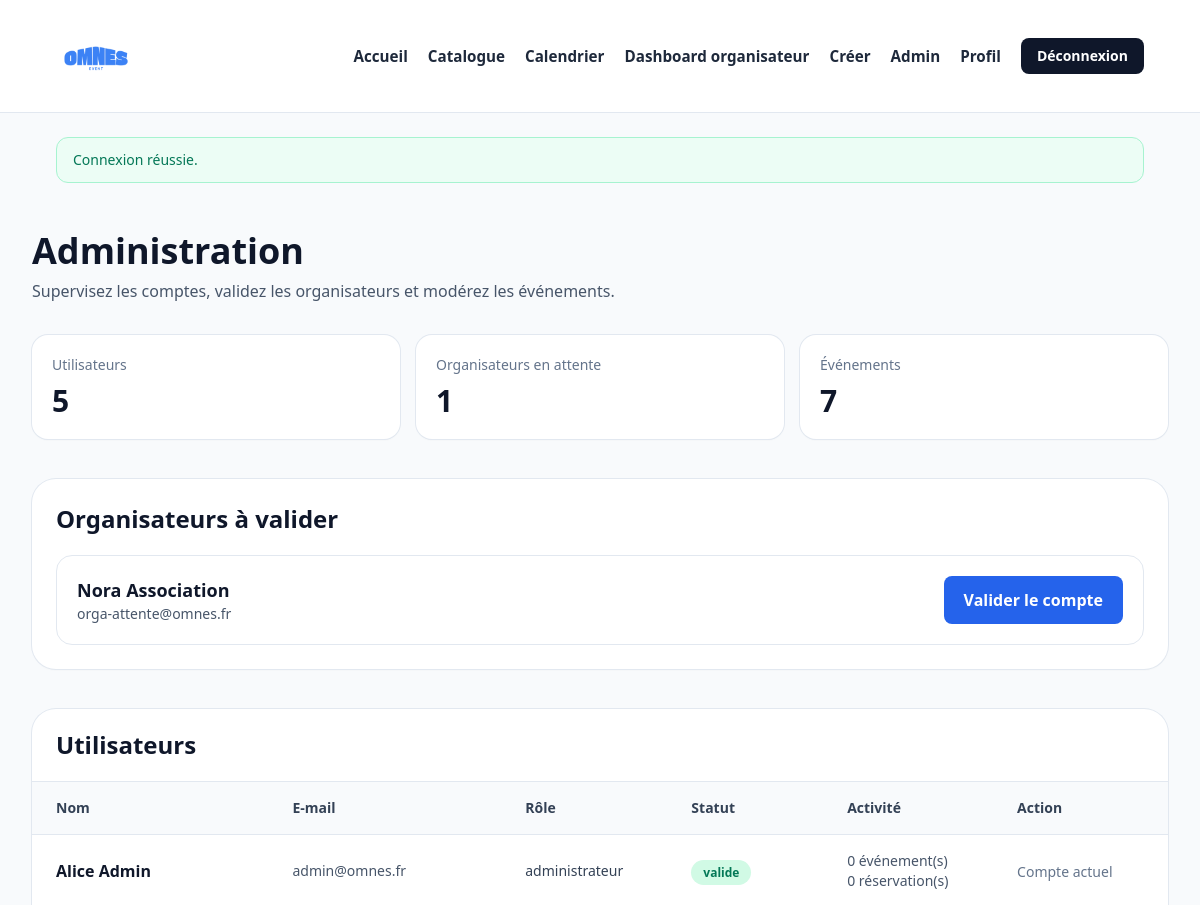
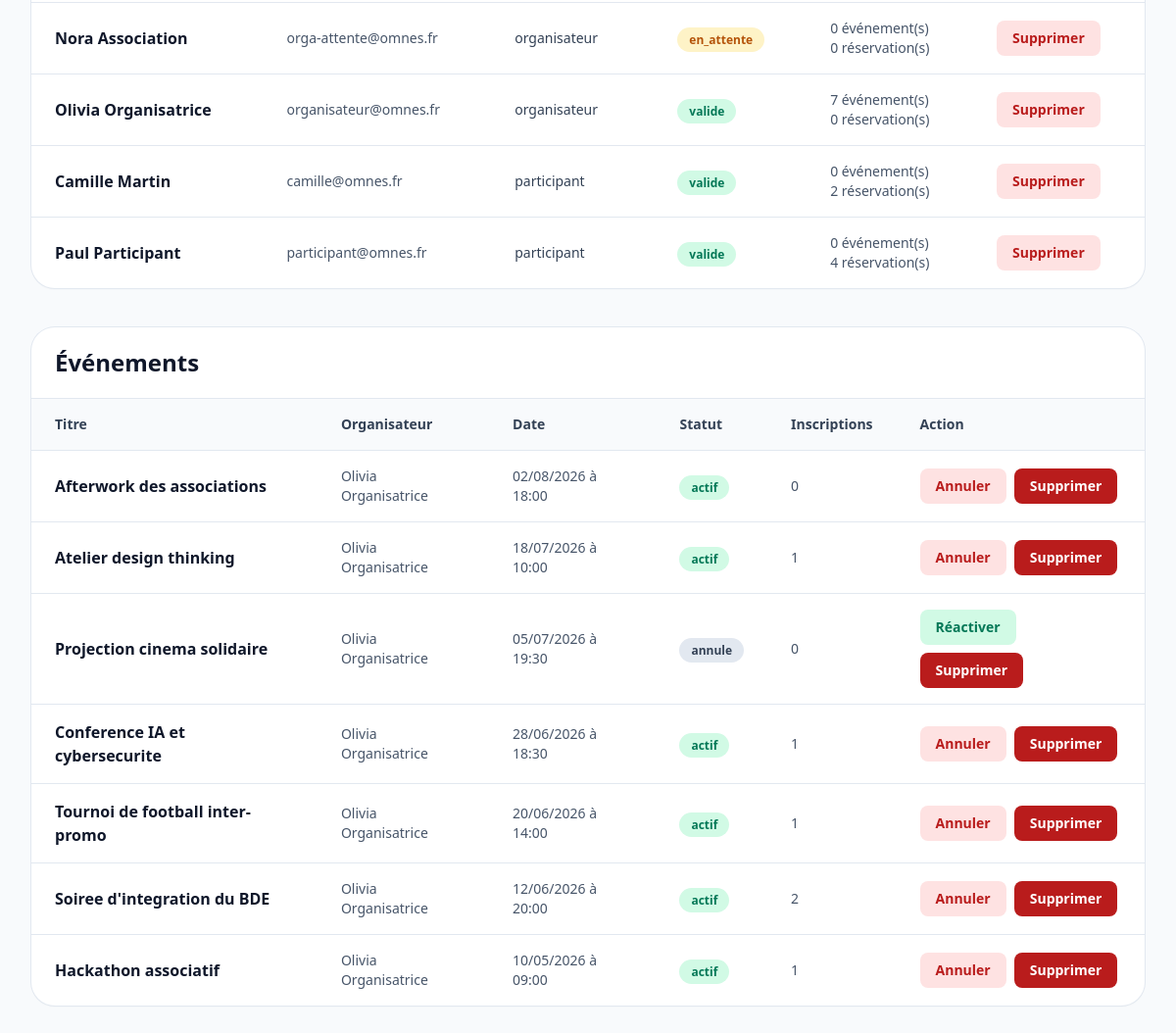
The app's page /pages/admin.php (signed in) with its own data (2 pictures, top to bottom).
### tables this page shows
CREATE TABLE users (
    id INT AUTO_INCREMENT PRIMARY KEY,
    prenom VARCHAR(100) NOT NULL,
    nom VARCHAR(100) NOT NULL,
    email VARCHAR(190) NOT NULL UNIQUE,
    password VARCHAR(255) NOT NULL,
    role ENUM('participant', 'organisateur', 'administrateur') NOT NULL DEFAULT 'participant',
    statut_organisateur ENUM('valide', 'en_attente') NOT NULL DEFAULT 'valide',
    created_at TIMESTAMP NOT NULL DEFAULT CURRENT_TIMESTAMP
);

CREATE TABLE evenements (
    id INT AUTO_INCREMENT PRIMARY KEY,
    titre VARCHAR(180) NOT NULL,
    description TEXT NOT NULL,
    details_complets TEXT NULL,
    date_evenement DATETIME NOT NULL,
    lieu VARCHAR(180) NOT NULL,
    adresse_complete VARCHAR(255) NULL,
    categorie VARCHAR(50) NOT NULL,
    association VARCHAR(120) NOT NULL,
    image VARCHAR(255) NULL,
    capacite_max INT NOT NULL,
    prix DECIMAL(10,2) NOT NULL DEFAULT 0.00,
    places_reservees INT NOT NULL DEFAULT 0,
    statut ENUM('actif', 'annule') NOT NULL DEFAULT 'actif',
    organisateur_id INT NOT NULL,
    created_at TIMESTAMP NOT NULL DEFAULT CURRENT_TIMESTAMP,
    CONSTRAINT fk_evenements_organisateur
        FOREIGN KEY (organisateur_id) REFERENCES users(id)
        ON DELETE CASCADE
        ON UPDATE CASCADE
);

### includes/functions.php (called while the page is built, shortened)
<?php
function e(null|string|int|float $value): string
{
    return htmlspecialchars((string) $value, ENT_QUOTES, 'UTF-8');
}
function url(string $path = ''): string
{
    $path = trim($path);
    return BASE_URL . '/' . ltrim($path, '/');
}
function user_full_name(array $user): string
{
    return trim(($user['prenom'] ?? '') . ' ' . ($user['nom'] ?? ''));
}
function format_event_date(string $datetime, string $format = 'd/m/Y à H:i'): string
{
    return (new DateTime($datetime))->format($format);
}
function event_reserved_places(array $event, PDO $pdo): int
{
    if (isset($event['places_reservees'])) {
        return (int) $event['places_reservees'];
    }
    $stmt = $pdo->prepare(
        'SELECT COUNT(*)
         FROM reservations
         WHERE evenement_id = :event_id
           AND statut = "reserve"'
    );
    $stmt->execute(['event_id' => (int) $event['id']]);
    return (int) $stmt->fetchColumn();
}

### pages/admin.php (the view, shortened to what this page needs)
<?php
require_once __DIR__ . '/../includes/bootstrap.php';
$pendingOrganizers = $pdo->query(
    'SELECT * FROM users
     WHERE role = "organisateur"
       AND statut_organisateur = "en_attente"
     ORDER BY created_at ASC'
)->fetchAll();
$users = $pdo->query(
    'SELECT u.*,
            (SELECT COUNT(*) FROM evenements e WHERE e.organisateur_id = u.id) AS nb_evenements,
            (SELECT COUNT(*) FROM reservations r WHERE r.user_id = u.id AND r.statut = "reserve") AS nb_reservations
     FROM users u
     ORDER BY FIELD(u.role, "administrateur", "organisateur", "participant"), u.created_at DESC'
)->fetchAll();
$events = $pdo->query(
    'SELECT e.*,
            CONCAT(u.prenom, " ", u.nom) AS organisateur_nom
     FROM evenements e
     LEFT JOIN users u ON u.id = e.organisateur_id
     ORDER BY e.date_evenement DESC'
)->fetchAll();
include __DIR__ . '/../includes/header.php';
?>
<section class="mx-auto max-w-7xl px-4 py-12 md:px-8">
    <div class="mb-8">
        <h1 class="text-4xl font-bold text-slate-900">Administration</h1>
        <p class="mt-2 text-slate-600">Supervisez les comptes, validez les organisateurs et modérez les événements.</p>
    </div>
    <div class="mb-10 grid gap-4 sm:grid-cols-3">
        <div class="rounded-2xl bg-white p-5 shadow-sm ring-1 ring-slate-200">
            <p class="text-sm text-slate-500">Utilisateurs</p>
            <p class="mt-2 text-3xl font-bold text-slate-900"><?= e((string) count($users)) ?></p>
        </div>
        <div class="rounded-2xl bg-white p-5 shadow-sm ring-1 ring-slate-200">
            <p class="text-sm text-slate-500">Organisateurs en attente</p>
            <p class="mt-2 text-3xl font-bold text-slate-900"><?= e((string) count($pendingOrganizers)) ?></p>
        </div>
        <div class="rounded-2xl bg-white p-5 shadow-sm ring-1 ring-slate-200">
            <p class="text-sm text-slate-500">Événements</p>
            <p class="mt-2 text-3xl font-bold text-slate-900"><?= e((string) count($events)) ?></p>
        </div>
    </div>
    <div class="mb-10 rounded-3xl bg-white p-6 shadow-sm ring-1 ring-slate-200">
        <h2 class="text-2xl font-bold text-slate-900">Organisateurs à valider</h2>
        <div class="mt-5 space-y-4">
            <?php foreach ($pendingOrganizers as $pendingOrganizer): ?>
                <div class="flex flex-col gap-4 rounded-2xl border border-slate-200 p-5 md:flex-row md:items-center md:justify-between">
                    <div>
                        <h3 class="text-lg font-bold text-slate-900"><?= e(user_full_name($pendingOrganizer)) ?></h3>
                        <p class="text-sm text-slate-600"><?= e($pendingOrganizer['email']) ?></p>
                    </div>
                    <form method="post">
                        <button type="submit" class="rounded-lg bg-blue-600 px-5 py-3 font-semibold text-white hover:bg-blue-700">
                            Valider le compte
                        </button>
                    </form>
                </div>
            <?php endforeach; ?>
        </div>
    </div>
    <div class="mb-10 rounded-3xl bg-white shadow-sm ring-1 ring-slate-200">
        <div class="border-b border-slate-200 px-6 py-5">
            <h2 class="text-2xl font-bold text-slate-900">Utilisateurs</h2>
        </div>
        <div class="overflow-x-auto">
            <table class="min-w-full divide-y divide-slate-200">
                <thead class="bg-slate-50">
                    <tr>
                        <th class="px-6 py-4 text-left text-sm font-semibold text-slate-700">Nom</th>
                        <th class="px-6 py-4 text-left text-sm font-semibold text-slate-700">E-mail</th>
                        <th class="px-6 py-4 text-left text-sm font-semibold text-slate-700">Rôle</th>
                        <th class="px-6 py-4 text-left text-sm font-semibold text-slate-700">Statut</th>
                        <th class="px-6 py-4 text-left text-sm font-semibold text-slate-700">Activité</th>
                        <th class="px-6 py-4 text-left text-sm font-semibold text-slate-700">Action</th>
                    </tr>
                </thead>
                <tbody class="divide-y divide-slate-200">
                    <?php foreach ($users as $listedUser): ?>
                        <tr>
                            <td class="px-6 py-4">
                                <p class="font-semibold text-slate-900"><?= e(user_full_name($listedUser)) ?></p>
                            </td>
                            <td class="px-6 py-4 text-sm text-slate-600"><?= e($listedUser['email']) ?></td>
                            <td class="px-6 py-4 text-sm text-slate-700"><?= e($listedUser['role']) ?></td>
                            <td class="px-6 py-4">
                                <span class="rounded-full px-3 py-1 text-xs font-semibold <?= $listedUser['statut_organisateur'] === 'valide' ? 'bg-emerald-100 text-emerald-700' : 'bg-amber-100 text-amber-700' ?>">
                                    <?= e($listedUser['statut_organisateur']) ?>
                                </span>
                            </td>
                            <td class="px-6 py-4 text-sm text-slate-600">
                                <p><?= e((string) $listedUser['nb_evenements']) ?> événement(s)</p>
                                <p><?= e((string) $listedUser['nb_reservations']) ?> réservation(s)</p>
                            </td>
                            <td class="px-6 py-4">
                                <?php if ((int) $listedUser['id'] !== (int) $user['id']): ?>
                                    <form method="post" onsubmit="return confirm('Supprimer ce compte ?');">
                                        <button type="submit" class="rounded-lg bg-red-100 px-4 py-2 text-sm font-semibold text-red-700 hover:bg-red-200">
                                            Supprimer
                                        </button>
                                    </form>
                                <?php else: ?>
                                    <span class="text-sm text-slate-500">Compte actuel</span>
                                <?php endif; ?>
                            </td>
                        </tr>
                    <?php endforeach; ?>
                </tbody>
            </table>
        </div>
    </div>
    <div class="rounded-3xl bg-white shadow-sm ring-1 ring-slate-200">
        <div class="border-b border-slate-200 px-6 py-5">
            <h2 class="text-2xl font-bold text-slate-900">Événements</h2>
        </div>
        <div class="overflow-x-auto">
            <table class="min-w-full divide-y divide-slate-200">
                <thead class="bg-slate-50">
                    <tr>
                        <th class="px-6 py-4 text-left text-sm font-semibold text-slate-700">Titre</th>
                        <th class="px-6 py-4 text-left text-sm font-semibold text-slate-700">Organisateur</th>
                        <th class="px-6 py-4 text-left text-sm font-semibold text-slate-700">Date</th>
                        <th class="px-6 py-4 text-left text-sm font-semibold text-slate-700">Statut</th>
                        <th class="px-6 py-4 text-left text-sm font-semibold text-slate-700">Inscriptions</th>
                        <th class="px-6 py-4 text-left text-sm font-semibold text-slate-700">Action</th>
                    </tr>
                </thead>
                <tbody class="divide-y divide-slate-200">
                    <?php foreach ($events as $event): ?>
                        <tr>
                            <td class="px-6 py-4">
                                <a href="<?= e(url('pages/detail-evenement.php?id=' . (int) $event['id'])) ?>" class="font-semibold text-slate-900 hover:text-blue-600">
                                    <?= e($event['titre']) ?>
                                </a>
                            </td>
                            <td class="px-6 py-4 text-sm text-slate-600"><?= e($event['organisateur_nom'] ?: 'Non renseigné') ?></td>
                            <td class="px-6 py-4 text-sm text-slate-600"><?= e(format_event_date($event['date_evenement'])) ?></td>
                            <td class="px-6 py-4">
                                <span class="rounded-full px-3 py-1 text-xs font-semibold <?= $event['statut'] === 'actif' ? 'bg-emerald-100 text-emerald-700' : 'bg-slate-200 text-slate-700' ?>">
                                    <?= e($event['statut']) ?>
                                </span>
                            </td>
                            <td class="px-6 py-4 text-sm text-slate-600"><?= e((string) event_reserved_places($event, $pdo)) ?></td>
                            <td class="px-6 py-4">
                                <div class="flex flex-wrap gap-2">
                                    <form method="post">
                                        <button type="submit" class="rounded-lg <?= $event['statut'] === 'actif' ? 'bg-red-100 text-red-700 hover:bg-red-200' : 'bg-emerald-100 text-emerald-700 hover:bg-emerald-200' ?> px-4 py-2 text-sm font-semibold">
                                            <?= e($event['statut'] === 'actif' ? 'Annuler' : 'Réactiver') ?>
                                        </button>
                                    </form>
                                    <form method="post" onsubmit="return confirm('Supprimer définitivement cet événement ?');">
                                        <button type="submit" class="rounded-lg bg-red-700 px-4 py-2 text-sm font-semibold text-white hover:bg-red-800">
                                            Supprimer
                                        </button>
                                    </form>
                                </div>
                            </td>
                        </tr>
                    <?php endforeach; ?>
                </tbody>
            </table>
        </div>
    </div>
</section>
<?php include __DIR__ . '/../includes/footer.php'; ?>

### assets/styles.css (style rules this page uses)
html { scroll-behavior: smooth; }
body { font-family: "Segoe UI", Tahoma, Geneva, Verdana, sans-serif; }

### records on screen
users: user_full_name($pendingOrganizer) "Nora Association", email "orga-attente@omnes.fr", user_full_name($listedUser) "Nora Association", role "organisateur", statut_organisateur "en_attente", nb_evenements "0", nb_reservations "0"
users: user_full_name($listedUser) "Alice Admin", email "admin@omnes.fr", role "administrateur", statut_organisateur "valide", nb_evenements "0", nb_reservations "0", shows "Compte actuel"
users: user_full_name($listedUser) "Olivia Organisatrice", email "organisateur@omnes.fr", role "organisateur", statut_organisateur "valide", nb_evenements "7", nb_reservations "0"
users: user_full_name($listedUser) "Camille Martin", email "camille@omnes.fr", role "participant", statut_organisateur "valide", nb_evenements "0", nb_reservations "2"
users: user_full_name($listedUser) "Paul Participant", email "participant@omnes.fr", role "participant", statut_organisateur "valide", nb_evenements "0", nb_reservations "4"
evenements: titre "Afterwork des associations", organisateur_nom "Olivia Organisatrice", date_evenement "02/08/2026 à 18:00", statut "actif", places_reservees "0", statut "Annuler"
evenements: titre "Atelier design thinking", organisateur_nom "Olivia Organisatrice", date_evenement "18/07/2026 à 10:00", statut "actif", places_reservees "1", statut "Annuler"
evenements: titre "Projection cinema solidaire", organisateur_nom "Olivia Organisatrice", date_evenement "05/07/2026 à 19:30", statut "annule", places_reservees "0", statut "Réactiver"
evenements: titre "Conference IA et cybersecurite", organisateur_nom "Olivia Organisatrice", date_evenement "28/06/2026 à 18:30", statut "actif", places_reservees "1", statut "Annuler"
evenements: titre "Tournoi de football inter-promo", organisateur_nom "Olivia Organisatrice", date_evenement "20/06/2026 à 14:00", statut "actif", places_reservees "1", statut "Annuler"
evenements: titre "Soiree d'integration du BDE", organisateur_nom "Olivia Organisatrice", date_evenement "12/06/2026 à 20:00", statut "actif", places_reservees "2", statut "Annuler"
evenements: titre "Hackathon associatif", organisateur_nom "Olivia Organisatrice", date_evenement "10/05/2026 à 09:00", statut "actif", places_reservees "1", statut "Annuler"

### other values on screen
$message['message'] "Connexion réussie."
count($users) "5"
count($pendingOrganizers) "1"
count($events) "7"
